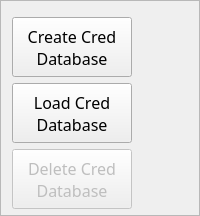
       <widget class="QFrame" name="frame">
        <property name="maximumSize">
         <size>
          <width>16777215</width>
          <height>200</height>
         </size>
        </property>
        <property name="frameShape">
         <enum>QFrame::StyledPanel</enum>
        </property>
        <property name="frameShadow">
         <enum>QFrame::Raised</enum>
        </property>
        <layout class="QVBoxLayout" name="verticalLayout">
         <item>
          <widget class="QPushButton" name="pushButtonCreateCredentialDatabase">
           <property name="minimumSize">
            <size>
             <width>120</width>
             <height>60</height>
            </size>
           </property>
           <property name="maximumSize">
            <size>
             <width>100</width>
             <height>50</height>
            </size>
           </property>
           <property name="font">
            <font>
             <family>Waree</family>
             <pointsize>12</pointsize>
            </font>
           </property>
           <property name="toolTip">
            <string>Create a new database to hold your credentials. Not clickable if you already have a credential database. </string>
           </property>
           <property name="text">
            <string>Create Cred
Database</string>
           </property>
          </widget>
         </item>
         <item>
          <spacer name="verticalSpacer_10">
           <property name="orientation">
            <enum>Qt::Vertical</enum>
           </property>
           <property name="sizeHint" stdset="0">
            <size>
             <width>20</width>
             <height>40</height>
            </size>
           </property>
          </spacer>
         </item>
         <item>
          <widget class="QPushButton" name="pushButtonLoadCredentialDatabase">
           <property name="sizePolicy">
            <sizepolicy hsizetype="Fixed" vsizetype="Fixed">
             <horstretch>0</horstretch>
             <verstretch>0</verstretch>
            </sizepolicy>
           </property>
           <property name="minimumSize">
            <size>
             <width>120</width>
             <height>60</height>
            </size>
           </property>
           <property name="maximumSize">
            <size>
             <width>100</width>
             <height>50</height>
            </size>
           </property>
           <property name="font">
            <font>
             <family>Waree</family>
             <pointsize>12</pointsize>
            </font>
           </property>
           <property name="toolTip">
            <string>Load your existing credential database. Requires your master password. There is no password recovery. </string>
           </property>
           <property name="text">
            <string>Load Cred
Database</string>
           </property>
          </widget>
         </item>
         <item>
          <spacer name="verticalSpacer_11">
           <property name="orientation">
            <enum>Qt::Vertical</enum>
           </property>
           <property name="sizeHint" stdset="0">
            <size>
             <width>20</width>
             <height>40</height>
            </size>
           </property>
          </spacer>
         </item>
         <item>
          <widget class="QPushButton" name="pushButtonDeleteCredentialDatabase">
           <property name="enabled">
            <bool>false</bool>
           </property>
           <property name="sizePolicy">
            <sizepolicy hsizetype="Fixed" vsizetype="Fixed">
             <horstretch>0</horstretch>
             <verstretch>0</verstretch>
            </sizepolicy>
           </property>
           <property name="minimumSize">
            <size>
             <width>120</width>
             <height>60</height>
            </size>
           </property>
           <property name="maximumSize">
            <size>
             <width>100</width>
             <height>50</height>
            </size>
           </property>
           <property name="font">
            <font>
             <family>Waree</family>
             <pointsize>12</pointsize>
            </font>
           </property>
           <property name="toolTip">
            <string>Delete your credential database. Only selectable if you've previously created one. </string>
           </property>
           <property name="text">
            <string>Delete Cred
Database</string>
           </property>
          </widget>
         </item>
        </layout>
       </widget>
